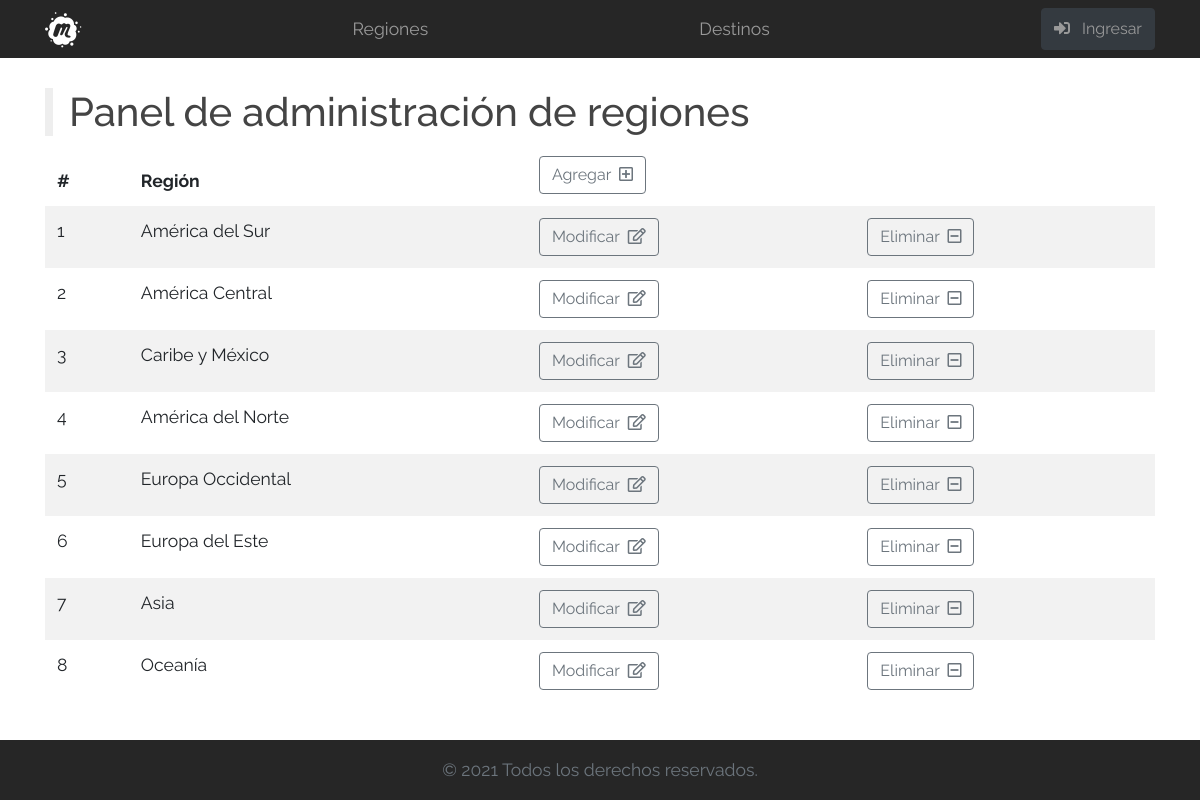
The app's page /adminRegiones.php with its own data.
### tables this page shows
CREATE TABLE IF NOT EXISTS `regiones` (
  `regID` tinyint(2) unsigned NOT NULL,
  `regNombre` varchar(45) NOT NULL
);

### clases/Region.php (called while the page is built, shortened)
<?php
    class Region
    {
        public function listarRegiones()
        {
            $link = Conexion::conectar();
            $sql = "SELECT regID, regNombre
                        FROM regiones";
            $stmt = $link->prepare($sql);
            $stmt->execute();
            $regiones = $stmt->fetchAll();
            return $regiones;
        }
    }

### adminRegiones.php (the view, shortened to what this page needs)
<?php
    $Region = new Region;
    $regiones = $Region->listarRegiones();
    include 'includes/nav.php';
?>
    <main class="container">
        <h1>Panel de administración de regiones</h1>
        <table class="table table-borderless table-striped table-hover">
            <thead>
            <tr>
                <th>#</th>
                <th>Región</th>
                <th colspan="2">
                    <a href="formAgregarRegion.php" class="btn btn-outline-secondary">
                        Agregar <i class="far fa-plus-square ml-1"></i>
                    </a>
                </th>
            </tr>
            </thead>
            <tbody>
        <?php
        foreach ( $regiones as $region) {
        ?>
            <tr>
                <td><?= $region['regID'] ?></td>
                <td><?= $region['regNombre'] ?></td>
                <td>
                    <a href="formModificarRegion.php?regID=<?= $region['regID'] ?>" class="btn btn-outline-secondary">
                        Modificar <i class="far fa-edit ml-1"></i>
                    </a>
                </td>
                <td>
                    <a href="formEliminarRegion.php?regID=<?= $region['regID'] ?>" class="btn btn-outline-secondary">
                        Eliminar <i class="far fa-minus-square ml-1"></i>
                    </a>
                </td>
            </tr>
        <?php
        }
        ?>
            </tbody>
        </table>
    </main>
<?php
    include 'includes/footer.php';
?>

### css/estilos.css (style rules this page uses)
html { position: relative; min-height: 100%; }
body { font-family: Raleway, sans-serif; color: #444; font-size: 1.1em; margin-bottom: 60px; }
main { margin-top: 30px; }
h1 { border-left: 8px solid #eee; padding-left: 16px; }

### records on screen
regiones: regID "1", regNombre "América del Sur"
regiones: regID "2", regNombre "América Central"
regiones: regID "3", regNombre "Caribe y México"
regiones: regID "4", regNombre "América del Norte"
regiones: regID "5", regNombre "Europa Occidental"
regiones: regID "6", regNombre "Europa del Este"
regiones: regID "7", regNombre "Asia"
regiones: regID "8", regNombre "Oceanía"
